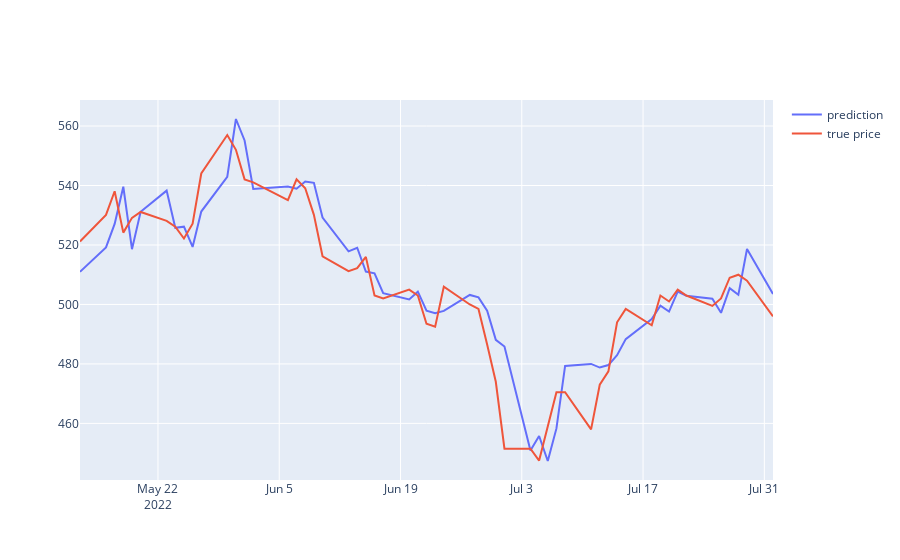

Write notebook code for a chart like this one.
### Code cell
# gragh of y1 prediction 
fig = go.Figure()
fig.add_trace(go.Scatter(x = val1["Date"], y = val1["gbr_pred_y2"], mode = "lines", name = "prediction"))
fig.add_trace(go.Scatter(x = val1["Date"], y = val1["y2"], mode = "lines", name = "true price"))
fig.show()
